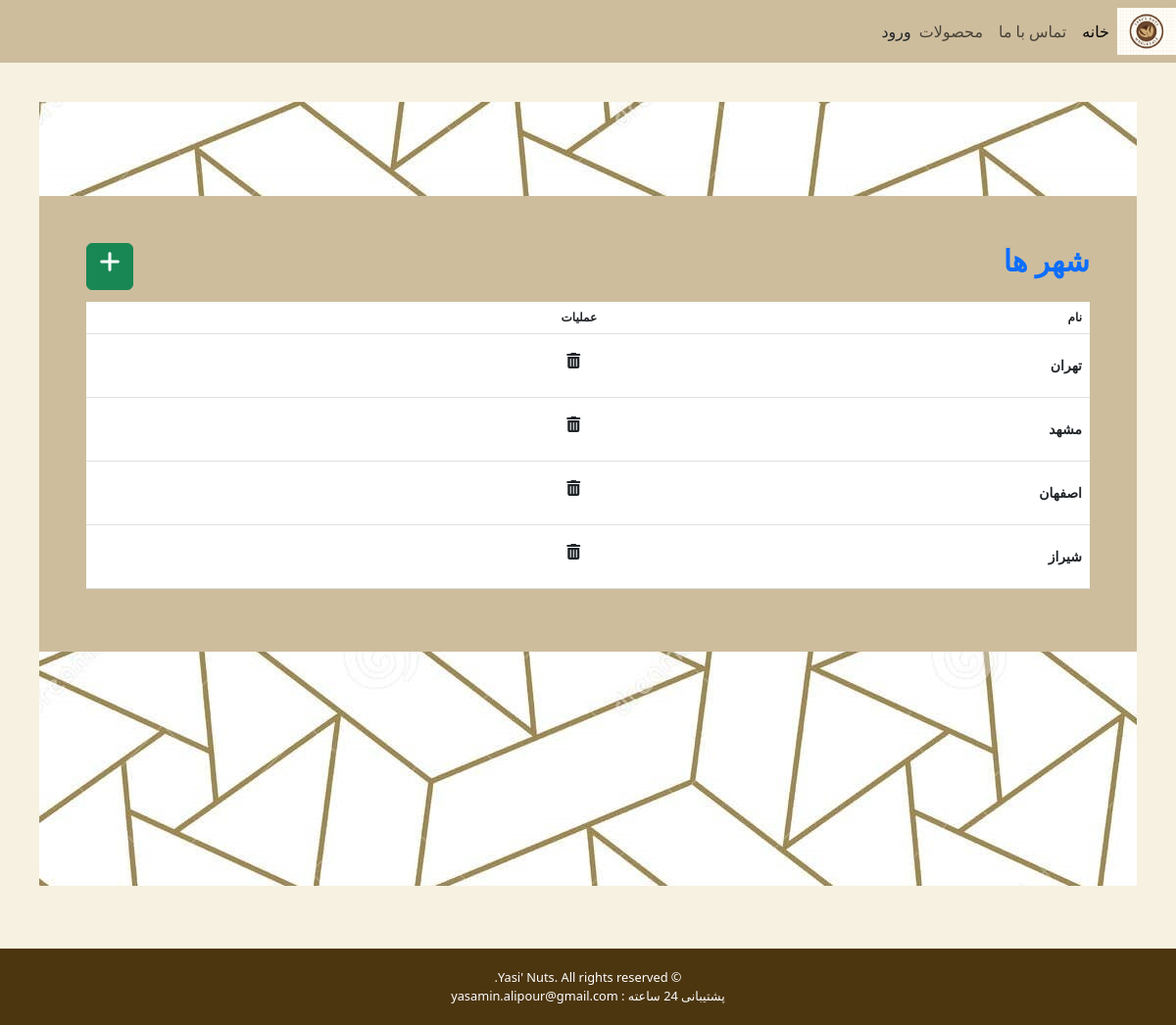
Page /manage/city on the committed database.
### shop/models.py (models this page shows, shortened)
class City(models.Model):
    name = models.CharField(max_length=200, verbose_name="نام")

### shop/views.py (the view)
# urls.py: path('manage/city', CityListView.as_view(), name="city"),
class CityListView( ListView):
    model = City
    template_name = 'city.html'
    context_object_name= "city_list"

### templates/city.html
{% extends 'base.html' %}
{% load static %}
{% block content %}
<div class="p-5 space-y-3"  style="background:#cdbd9d;">
    <div class="flex">
        <div class="grow font-bold text-3xl text-primary"  >شهر ها</div>
        <div class="flex-none">
            <a href="{% url 'city_new' %}" class="btn btn-square btn-success"><i class="fa-solid fa-plus text-2xl"></i></a>
        </div>
    </div>
    <div class="overflow-x-auto">
        <table class="table table-zebra">
          <thead>
            <tr>
              <th>نام</th>
              <th class="text-end">عملیات</th>
            </tr>
          </thead>
          <tbody>
          {% for city in object_list %}
            <tr>
              <th>{{ city.name }}</th>
              <td class="text-end"><a
                href="{% url 'city_delete' city.pk %}"
                class="btn btn-square btn-error text-base"
                ><i class="fa-solid fa-trash-can"></i
              ></a></td>
            </tr>
          {% endfor %}
          </tbody>
        </table>
      </div>
</div>
{% endblock content %}

### static/css/base.css (style rules this page uses)
html, body { background-color: #f6f1e0 !important; height: 100%; }
.btn { display: inline-block; padding: 10px 20px; font-size: 16px; font-weight: bold; color: #fff; background-color: #4a5568; border: none; border-radius: 5px; transition: background-color 0.2s ease-in-out; }
.btn-error { padding: 10px 30px; font-size: 16px; font-weight: bold; color: white; background-color: #ff005d; border: none; border-radius: 5px; transition: background-color 0.2s ease-in-out; }

### rows in the picture
City: name "تهران"
City: name "مشهد"
City: name "اصفهان"
City: name "شیراز"
